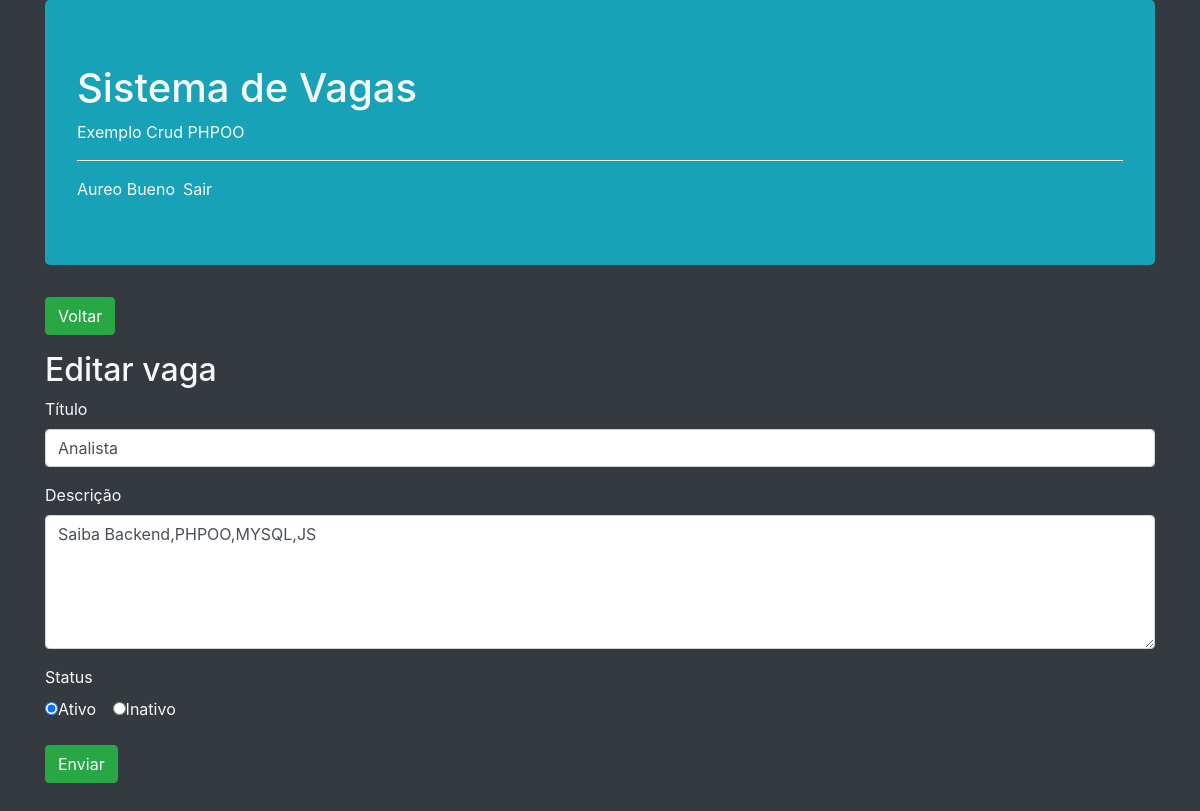
/editar.php?id=6 (signed in), run on the app's committed database.
### tables this page shows
CREATE TABLE `vagas` (
  `id` int NOT NULL AUTO_INCREMENT,
  `titulo` varchar(255) NOT NULL,
  `descricao` text NOT NULL,
  `ativo` enum('s','n') NOT NULL,
  `data` timestamp NOT NULL DEFAULT CURRENT_TIMESTAMP ON UPDATE CURRENT_TIMESTAMP,
  PRIMARY KEY (`id`)
);

### editar.php (called while the page is built, shortened)
<?php
    $obVaga = Vaga::getVaga($_GET['id']);
    include __DIR__.'/includes/header.php';
    include __DIR__.'/includes/formulario.php';
    include __DIR__.'/includes/footer.php';
?>

### app/Db/Database.php (called while the page is built, shortened)
<?php
class Database
{
    private $table;
    private $connection;
    public function __construct($table = null)
    {
        $this->table = $table;
    }
    private function setConnection()
    {
        try {
            $this->connection = new \PDO('mysql:host=' . self::HOST . ';dbname=' . self::NAME, self::USER, self::PASS);
            $this->connection->setAttribute(PDO::ATTR_ERRMODE, PDO::ERRMODE_EXCEPTION);
        } catch (PDOException $e) {
            die('ERROR: ' . $e->getMessage());
        }
    }
    public function execute($query, $params = [])
    {
        try {
            $statement = $this->connection->prepare($query);
            $statement->execute($params);
            return $statement;
        } catch (PDOException $e) {
            die('ERROR: ' . $e->getMessage());
        }
    }
    public function select($where = null, $order = null, $limit = null, $fields = '*')
    {
        $where = strlen($where) ? 'WHERE ' . $where : '';
        $order = strlen($order) ? 'ORDER BY ' . $order : '';
        $limit = strlen($limit) ? 'LIMIT' . $limit : '';
        $query = 'SELECT ' . $fields . ' FROM ' . $this->table . ' ' . $where . ' ' . $order . '' . $limit;
        return $this->execute($query);
    }
}

### app/Entity/Vaga.php (called while the page is built, shortened)
<?php
class Vaga
{
     public static function getVaga($id)
     {
          return (new Database('vagas'))->select('id =' . $id)->fetchObject(self::class);
     }
}

### includes/formulario.php (the view)
<main>
     <section>
           <a href="index.php">
               <button class="btn btn-success">Voltar</button>
           </a>
     </section>
     <h2 class="mt-3"><?=TITLE?></h2>
     <form method="POST">
         <div class="form-group">
             <label >Título</label>
             <input type="text" class="form-control" name="titulo" value="<?=$obVaga->titulo ?>">
         </div>
         <div class="form-group">
             <label >Descrição</label>
             <textarea  class="form-control" name="descricao" rows="5"><?=$obVaga->descricao?></textarea>
         </div>
         <div class="form-group">
             <label>Status</label>
             <div>
                 <div class="form-check form-check-inline">
                      <label>
                          <input type="radio" name="ativo" value="s" checked>Ativo
                      </label>
                 </div>
                 <div class="form-check form-check-inline">
                      <label>
                          <input type="radio" name="ativo" value="n" <?=$obVaga->ativo == 'n' ? 'checked': '' ?>>Inativo
                      </label>
                 </div>
             </div>
         </div>
         <div class="form-goup mb-5">
             <button type="submit" class="btn btn-success">Enviar</button>
         </div>
     </form>
</main>

### data on the page
vagas: titulo "Analista", descricao "Saiba Backend,PHPOO,MYSQL,JS", ativo "☐ Inativo"

### other printed values
$usuarioLogado['nome'] "Aureo Bueno"
TITLE "Editar vaga"
